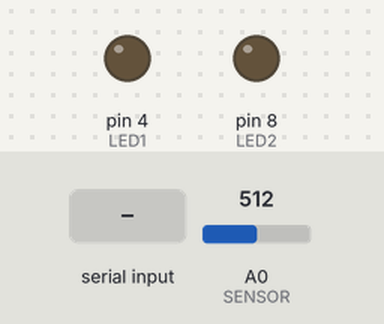
Simulated run of this sketch. Board: Arduino Uno, built with avr-gcc and run on an emulated ATmega328P. Shown: output pins drawn as LEDs (lit = HIGH). The test bench sets the inputs (shaded band); at power-on: A0 (SENSOR) = 512.

Above: at 1.2 s.
1.3 s: byte 1 (1) received over Serial
At 1.9 s:
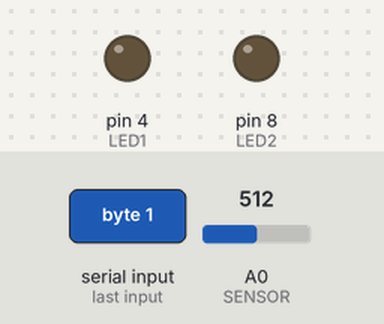
2.9 s: byte 2 (2) received over Serial
At 3.8 s:
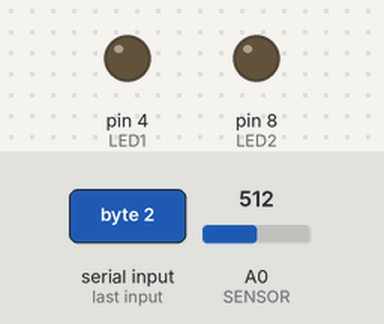
Timing chart, 0 to 5.9 s (numbered marks = the images above; inputs shaded):
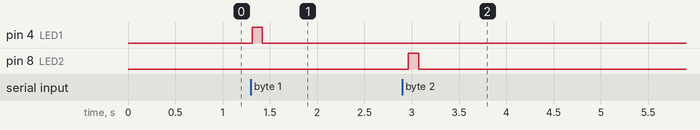

Measured:
- after the input at 1.3 s, pin 4 (LED1): LOW → HIGH at once, → LOW 0.11 s later
- after the input at 2.9 s, pin 8 (LED2): LOW → HIGH after 0.06 s, → LOW 0.11 s later

The sketch:

SS8_DigitalSerialRead.ino
```cpp
//Receives data over Serial port from Processing to control 2 LEDS
//Hook up LEDs to pins 4 and 8;


byte val; // stores data received from serial port
const int SENSOR = A0; //sensor hooked up to analog pin A0
const int LED1 = 4; // variable for which pin
const int LED2 = 8; // variable for which pin


void setup() {
  pinMode(LED1, OUTPUT); // set pin as output
  pinMode(LED2, OUTPUT); // set pin as output
  Serial.begin(9600); // Start serial communication at 9600 bps
}

void loop() {
  val = analogRead(SENSOR); //read sensor and assign to variable called val
  val = val / 4; //divide val by 4 or remap values to get byte-sized 0-255
  delay(100); // Wait 100 milliseconds

  if (Serial.available()) { // If data is available to read
    val = Serial.read(); // read it and store it in val
  }
  if (val == 0) { // If 0 received
    digitalWrite(LED1, LOW); // turn LEDs off
    digitalWrite(LED2, LOW);
  }
  else if (val == 1) { // If 1 received
    digitalWrite(LED1, HIGH); // turn the LED at pin 1 on
    digitalWrite(LED2, LOW); // other LED off
  }
  else if (val == 2) { // If 2 received
    digitalWrite(LED2, HIGH); // turn the LED at pin 2 on
    digitalWrite(LED1, LOW); //other LED off
  }
  delay(10); // Wait 10 milliseconds
}
```
